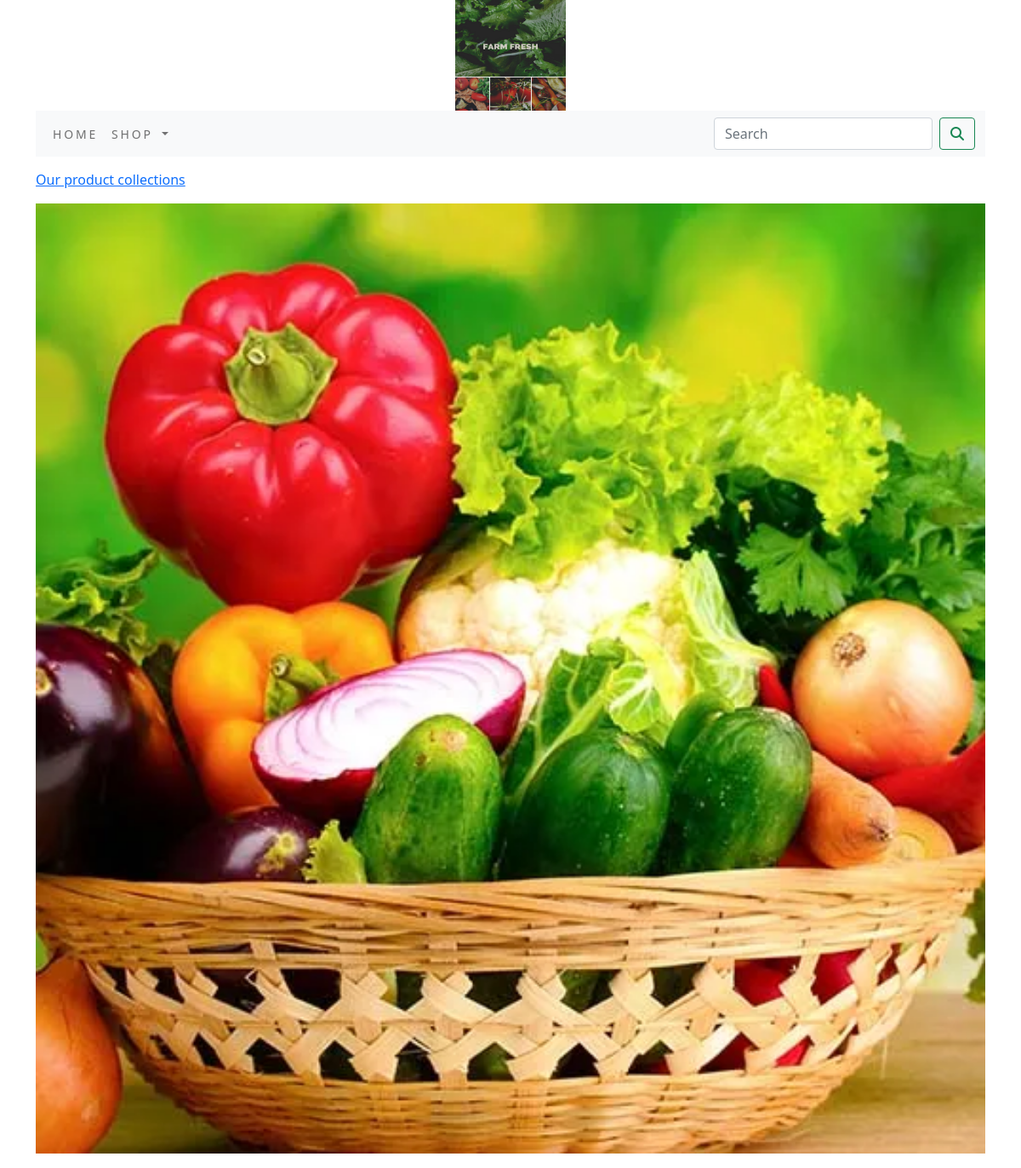
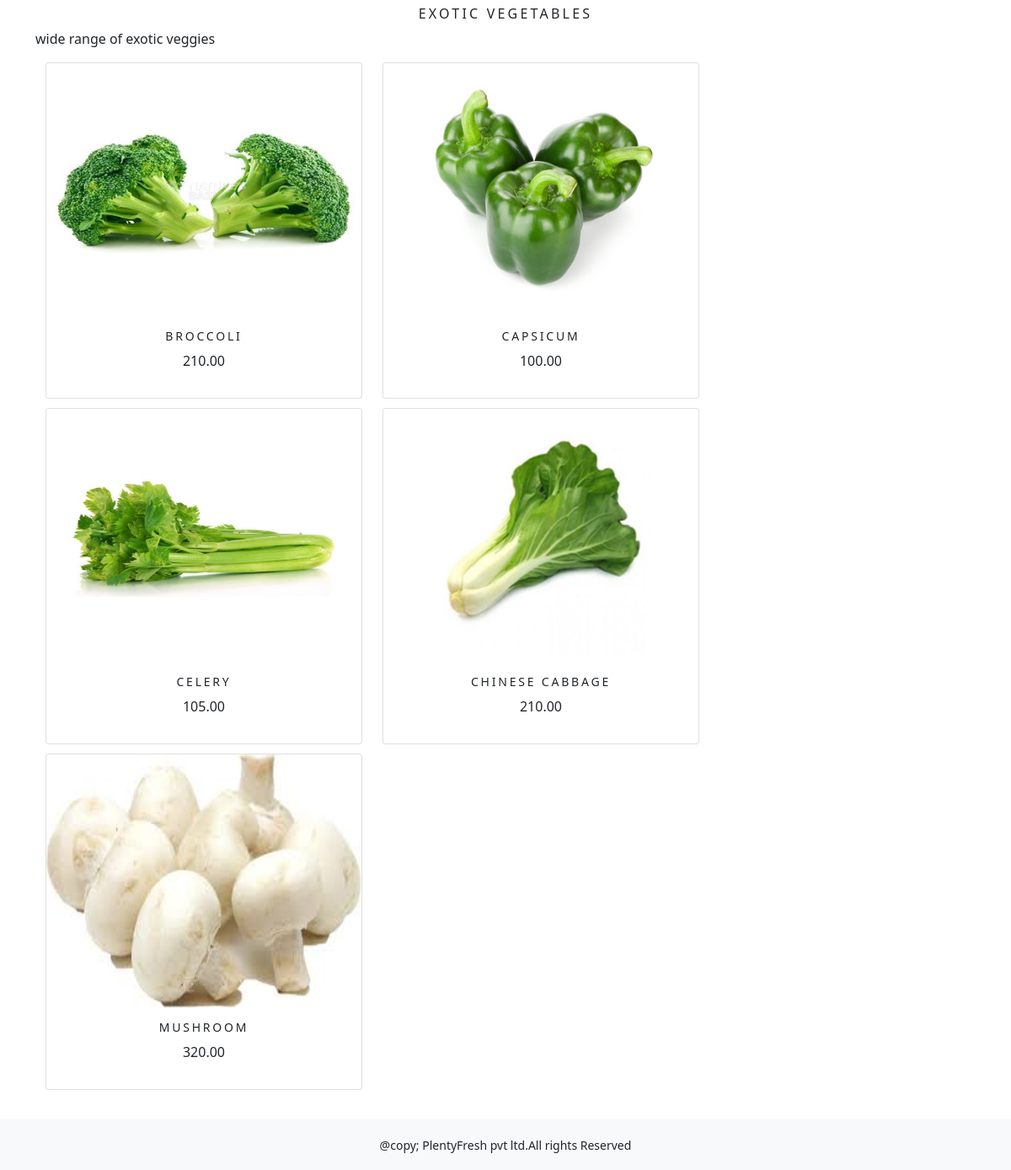
Page /site_app/exotic-vegetables/ on the committed database (2 pictures, top to bottom).
### site_app/models.py (models this page shows, shortened)
class Category(models.Model):
    name=models.CharField(max_length=250,unique=True)
    slug=models.SlugField(max_length=250,unique=True)
    description=models.TextField(blank=True)
    image=models.ImageField(upload_to='category',blank=True)
    class Meta:
        ordering=('name',)
        verbose_name='category'
        verbose_name_plural='categories'
    def get_url(self):
        return reverse('site_app:product_by_category',args=[self.slug])

class Product(models.Model):
    name=models.CharField(max_length=250,unique=True)
    slug=models.SlugField(max_length=250,unique=True)
    description=models.TextField(blank=True)
    price=models.DecimalField(max_digits=10,decimal_places=2)
    category=models.ForeignKey(Category,on_delete=models.CASCADE)
    image=models.ImageField(upload_to='product', blank=True)
    stock=models.IntegerField()
    available=models.BooleanField(default=True)
    created=models.DateTimeField(auto_now_add=True)
    updated=models.DateTimeField(auto_now=True)
    def get_url(self):
        return reverse('site_app:prodCatdetail',args=[self.category.slug,self.slug])
    class Meta:
        ordering = ('name',)
        verbose_name = 'product'
        verbose_name_plural = 'products'

### site_app/views.py (the view)
# urls.py: path('', views.allProdCat,name='allProdCat'),
def allProdCat(request,c_slug=None):
    c_page=None
    products_list=None
    if c_slug!=None:
        c_page=get_object_or_404(Category,slug=c_slug)
        products_list=Product.objects.all().filter(category=c_page,available=True)
    else:
        products_list=Product.objects.all().filter(available=True)
    paginator=Paginator(products_list,6)
    try:
        page=int(request.GET.get('page','1'))
    except:
        page=1
    try:
        products=paginator.page(page)
    except(EmptyPage,InvalidPage):
        products=paginator.page(paginator.num_pages)
    return render(request,"category.html",{'category':c_page,'products':products})

### cart/context_processors.py (called while the page is built)
def counter(request):
    item_count=0
    if 'admin' in request.path:
        return {}
    else:
        try:
            cart=Cart.objects.filter(cart_id=_cart_id(request))
            cart_items=CartItem.objects.all().filter(cart=cart[:1])
            for cart_item in cart_items:
                item_count += cart_item.quantity
        except Cart.DoesNotexist:
            item_count=0
    return dict(item_count=item_count)

### cart/views.py (called while the page is built)
def _cart_id(request):
    cart=request.session.session_key
    if not cart:
        cart=request.session.create()
    return cart

### site_app/context_processors.py (called while the page is built)
def menu_links(request):
    links=Category.objects.all()
    return dict(links=links)

### templates/category.html (shortened to what this page needs)
{% extends 'base.html' %}
{% load static %}
{% block content %}
{% if category %}
       <div>
         <div class="row my_row_class">
             <div class="mx-auto">
             <p><a href="{% url 'site_app:allProdCat' %}">Our product collections</a></p>
         </div>
             </div>
       </div>
      {% endif %}
<div class="mx-auto">
    {% if category %}
       <img class="my_image" src="{{category.image.url}}" alt="{{category.name}}">
</div>
   <br>
<div>
       <h1 class="text-center my_title">{{category.name}}</h1>
       <p class="text-justify">{{category.description}}</p>
</div>
    {% endif %}
<div class="container">
    <div class="row mx_auto">
        {% for product in products.object_list %}
        <div class="my_bottom_margin col-9 col-sm-12 col-md-4 col-lg-4" style="height:400px;width:400px;">
            <div class="card text-center" style="min-width:18rem;">
                <a href="{{product.get_url}}"><img class="card-img-top my_image" src="{{product.image.url}}" style="width:100%;height:300px;" alt="{{product.name}}"></a>
                <div class="card-body">
                   <h4>{{product.name}}</h4>
                   <p>{{product.price}}</p>
                </div>
            </div>
        </div>
        {% endfor %}
    </div>
    <br>
</div>
{% endblock %}

### static/css/custom.css (style rules this page uses)
body { font-family: 'Roboto', sans-serif; }
.my_row_class { padding-top: 15px; }
.my_image { width:100%; height:auto; }
.my_title { font-size:16px; text-transform:uppercase; letter-spacing:.2em; }
.my_bottom_margin { margin-bottom:10px; }
.card-body h4 { font-size:14px; text-transform:uppercase; letter-spacing: .2em; }

### rows in the picture
Category: image (picture), name "EXOTIC VEGETABLES", description "wide range of exotic veggies"
Product: image (picture), name "BROCCOLI", price "210.00"
Product: image (picture), name "CAPSICUM", price "100.00"
Product: image (picture), name "CELERY", price "105.00"
Product: image (picture), name "CHINESE CABBAGE", price "210.00"
Product: image (picture), name "MUSHROOM", price "320.00"
